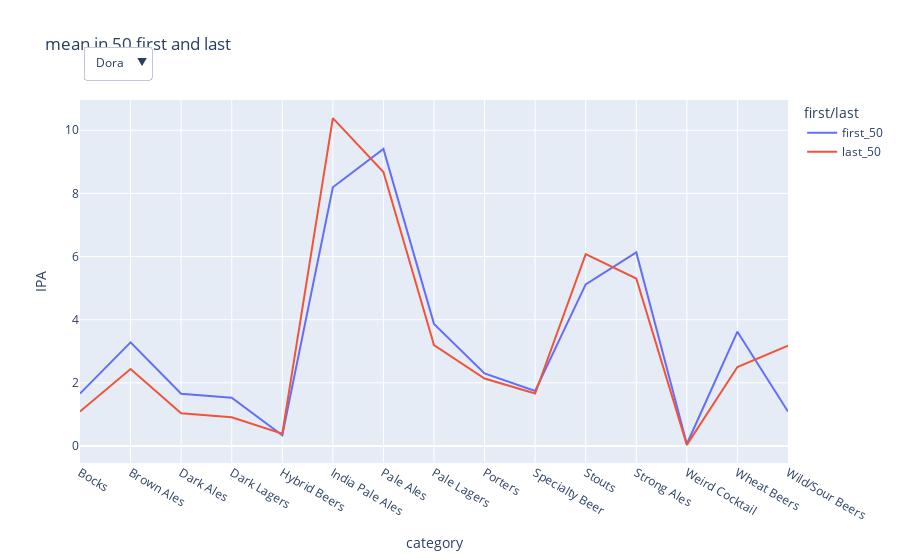

This figure's notebook cell:
### Code cell
# Create base figure
import plotly.express as px

fig = px.line(mean_user, x="category", y="IPA", color="first/last", title="mean in 50 first and last")

# fig.add_annotation(dict(text=corr_annotation(data['A'], data['B']),
#                         showarrow=False, 
#                         yref='paper', xref='paper',
#                         x=0.99, y=0.95))

buttons = []

buttons.append(dict(method='update',
                    label="Dora",
                    args=[{'x': [mean_user["category"]],
                           'y': [mean_user["dora"]],
                           'color' : [mean_user["first/last"]],
                           'visible': [True, True]},
                            {'xaxis': {'title': "hello"},
                            'yaxis': {'title': y},}]
                    )
                )

                # args=[{'x': [mean_user["category"]],
                #            'y': [mean_user["dora"]],
                #            'color' : mean_user["first/last"]},
                #             {'xaxis': {'title': x},
                #             'yaxis': {'title': y},}]
                #     )

# Update and show figure
fig.update_layout(updatemenus=[dict(buttons=buttons, direction='down', x=0.1, y=1.15)])

fig.show()

### Figure 1 — Plotly figure (JSON) as saved in the notebook; plotly's stock layout.template omitted (floating-point values rounded to 4 significant figures; data arrays with more than 128 entries replaced by an {"elided": "..."} marker saying what was removed)
{"data": [{"hovertemplate": "first/last=first_50<br>category=%{x}<br>IPA=%{y}<extra></extra>", "legendgroup": "first_50", "line": {"color": "#636efa", "dash": "solid"}, "marker": {"symbol": "circle"}, "mode": "lines", "name": "first_50", "orientation": "v", "showlegend": true, "type": "scatter", "x": ["Bocks", "Brown Ales", "Dark Ales", "Dark Lagers", "Hybrid Beers", "India Pale Ales", "Pale Ales", "Pale Lagers", "Porters", "Specialty Beer", "Stouts", "Strong Ales", "Weird Cocktail", "Wheat Beers", "Wild/Sour Beers"], "xaxis": "x", "y": [1.66, 3.282, 1.655, 1.53, 0.3376, 8.193, 9.409, 3.868, 2.297, 1.744, 5.119, 6.132, 0.06345, 3.619, 1.091], "yaxis": "y"}, {"hovertemplate": "first/last=last_50<br>category=%{x}<br>IPA=%{y}<extra></extra>", "legendgroup": "last_50", "line": {"color": "#EF553B", "dash": "solid"}, "marker": {"symbol": "circle"}, "mode": "lines", "name": "last_50", "orientation": "v", "showlegend": true, "type": "scatter", "x": ["Bocks", "Brown Ales", "Dark Ales", "Dark Lagers", "Hybrid Beers", "India Pale Ales", "Pale Ales", "Pale Lagers", "Porters", "Specialty Beer", "Stouts", "Strong Ales", "Weird Cocktail", "Wheat Beers", "Wild/Sour Beers"], "xaxis": "x", "y": [1.091, 2.437, 1.033, 0.9061, 0.3883, 10.38, 8.675, 3.195, 2.137, 1.66, 6.079, 5.302, 0.03553, 2.503, 3.175], "yaxis": "y"}], "layout": {"legend": {"title": {"text": "first/last"}, "tracegroupgap": 0}, "title": {"text": "mean in 50 first and last"}, "updatemenus": [{"buttons": [{"args": [{"color": [["first_50", "first_50", "first_50", "first_50", "first_50", "first_50", "first_50", "first_50", "first_50", "first_50", "first_50", "first_50", "first_50", "first_50", "first_50", "last_50", "last_50", "last_50", "last_50", "last_50", "last_50", "last_50", "last_50", "last_50", "last_50", "last_50", "last_50", "last_50", "last_50", "last_50"]], "visible": [true, true], "x": [["Bocks", "Brown Ales", "Dark Ales", "Dark Lagers", "Hybrid Beers", "India Pale Ales", "Pale Ales", "Pale Lagers", "Porters", "Specialty Beer", "Stouts", "Strong Ales", "Weird Cocktail", "Wheat Beers", "Wild/Sour Beers", "Bocks", "Brown Ales", "Dark Ales", "Dark Lagers", "Hybrid Beers", "India Pale Ales", "Pale Ales", "Pale Lagers", "Porters", "Specialty Beer", "Stouts", "Strong Ales", "Weird Cocktail", "Wheat Beers", "Wild/Sour Beers"]], "y": [[0.8163, 2.505, 0.9592, 0.6327, 0.2806, 9.872, 4.75, 1.296, 3.097, 1.342, 15.15, 6.168, 0.07653, 1.551, 1.505, 0.5357, 1.852, 0.5816, 0.5408, 0.2449, 11.25, 6.867, 1.607, 2.556, 1.454, 9.98, 4.99, 0.005102, 1.832, 4.704]]}, {"xaxis": {"title": "hello"}, "yaxis": {"title": {"elided": "1583 int values"}}}], "label": "Dora", "method": "update"}], "direction": "down", "x": 0.1, "y": 1.15}], "xaxis": {"anchor": "y", "domain": [0, 1], "title": {"text": "category"}}, "yaxis": {"anchor": "x", "domain": [0, 1], "title": {"text": "IPA"}}}}
